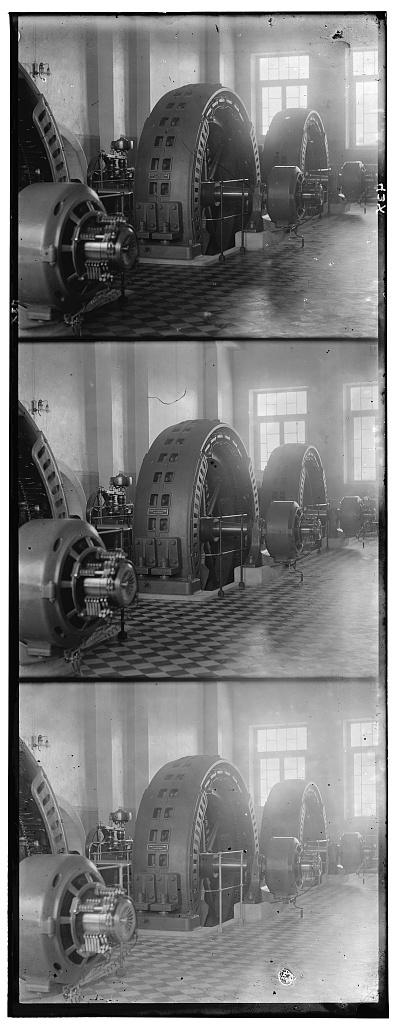
#> input picture Reconstruction of Sergei Prokudin Gorsky's Images using SSD/s1.jpg, 398 x 1024 px
$ jupyter execute 'Estimation of Metrics.ipynb'   (shell and % lines are left out)
#> lines starting #> are read from the running program, lines starting #| are printed output that depends on the picture
[cell 1]
import cv2
import numpy as np
from matplotlib import pyplot as plt

[cell 2]
img = cv2.imread('s1.jpg',1)
#> img is the input picture: shape (1024, 398, 3); min 0, max 255, mean 123.3
plt.imshow(img)

[cell 3]
#Cropping the image into three using array slicing in numpy
x = img[20:320,20:360]
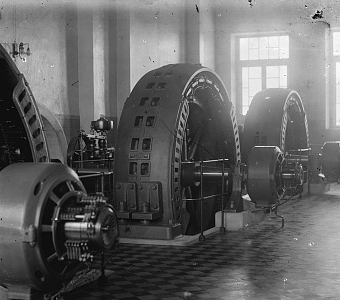
#> x: shape (300, 340, 3); min 0, max 255, mean 99.4
y = img[360:660,20:360]
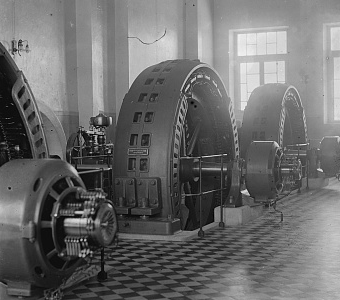
#> y: shape (300, 340, 3); min 0, max 242, mean 107.5
z = img[700:1000,20:360]
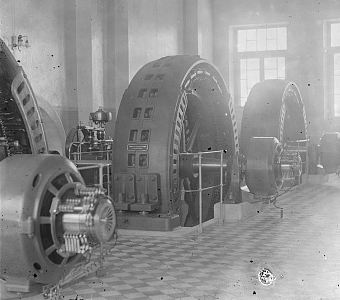
#> z: shape (300, 340, 3); min 0, max 255, mean 141.8
#Displaying the three images side by side
all = cv2.hconcat([x,y,x])
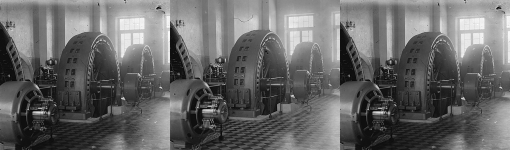
#> all: shape (300, 1020, 3) (shown at 1/2 size); min 0, max 255, mean 102.1
plt.imshow(all)

[cell 4]
b = x[:,:,0]
g = y[:,:,1]
r = z[:,:,2]

[cell 5]
plt.imshow(b)

[cell 6]
plt.imshow(g)

[cell 7]
def sad(A,B):
    result = (abs(A-B)).sum()
    return result

[cell 8]
def ssd(A,B):
    result = ((A-B)**2).sum()
    return result

[cell 9]
def ncc(A,B):
    return ((A/np.linalg.norm(A)) * (B/np.linalg.norm(B))).ravel().sum()

[cell 10]
sad(g,b)
#> in sad, `result = (abs(A-B)).sum()`: result = 9107637
#> Out = 9107637

[cell 11]
ssd(g,b)
#> in ssd, `result = ((A-B)**2).sum()`: result = 9234305
#> Out = 9234305

[cell 12]
ncc(g,b)
#> Out = 0.967

[cell 13]
def search_space_SAD(base,img):
    config = {}
    ####### RIGHT SEARCH #############
    for i in range(20):
        temp_img = np.pad(img,[(0,0),(0,i)],constant_values = 0)
        temp_img = temp_img[:300,i:] #image size = 10 x 10 ------> change size
        #print(temp_img)
        error = sad(base,temp_img)
        setting = 'R' + str(i)
        config[setting] = error
    ####### LEFT SEARCH #############
    for i in range(20):
        temp_img = np.pad(img,[(0,0),(i,0)],constant_values = 0)
        temp_img = temp_img[:300,:340] #image size = 10 x 10 ------> change size
        #print(temp_img)
        error = sad(base,temp_img)
        setting = 'L' + str(i)
        config[setting] = error
    ####### BOTTOM SEARCH #############
    for i in range(20):
        temp_img = np.pad(img,[(0,i),(0,0)],constant_values = 0)
        temp_img = temp_img[i:,:340] #image size = 10 x 10 ------> change size
        #print(temp_img)
        error = sad(base,temp_img)
        setting = 'B' + str(i)
        config[setting] = error
    ####### TOP SEARCH ################
    for i in range(20):
        temp_img = np.pad(img,[(i,0),(0,0)],constant_values = 0)
        temp_img = temp_img[:300,:340] #image size = 10 x 10 ------> change size
        #print(temp_img)
        error = sad(base,temp_img)
        setting = 'A' + str(i)
        config[setting] = error
    return config

[cell 14]
def search_space_SSD(base,img):
    config = {}
    ####### RIGHT SEARCH #############
    for i in range(20):
        temp_img = np.pad(img,[(0,0),(0,i)],constant_values = 0)
        temp_img = temp_img[:300,i:] #image size = 10 x 10 ------> change size
        #print(temp_img)
        error = ssd(base,temp_img)
        setting = 'R' + str(i)
        config[setting] = error
    ####### LEFT SEARCH #############
    for i in range(20):
        temp_img = np.pad(img,[(0,0),(i,0)],constant_values = 0)
        temp_img = temp_img[:300,:340] #image size = 10 x 10 ------> change size
        #print(temp_img)
        error = ssd(base,temp_img)
        setting = 'L' + str(i)
        config[setting] = error
    ####### BOTTOM SEARCH #############
    for i in range(20):
        temp_img = np.pad(img,[(0,i),(0,0)],constant_values = 0)
        temp_img = temp_img[i:,:340] #image size = 10 x 10 ------> change size
        #print(temp_img)
        error = ssd(base,temp_img)
        setting = 'B' + str(i)
        config[setting] = error
    ####### TOP SEARCH ################
    for i in range(20):
        temp_img = np.pad(img,[(i,0),(0,0)],constant_values = 0)
        temp_img = temp_img[:300,:340] #image size = 10 x 10 ------> change size
        #print(temp_img)
        error = ssd(base,temp_img)
        setting = 'A' + str(i)
        config[setting] = error
    return config

[cell 15]
def search_space_NCC(base,img):
    config = {}
    ####### RIGHT SEARCH #############
    for i in range(20):
        temp_img = np.pad(img,[(0,0),(0,i)],constant_values = 0)
        temp_img = temp_img[:300,i:] #image size = 10 x 10 ------> change size
        #print(temp_img)
        error = ncc(base,temp_img)
        setting = 'R' + str(i)
        config[setting] = error
    ####### LEFT SEARCH #############
    for i in range(20):
        temp_img = np.pad(img,[(0,0),(i,0)],constant_values = 0)
        temp_img = temp_img[:300,:340] #image size = 10 x 10 ------> change size
        #print(temp_img)
        error = ncc(base,temp_img)
        setting = 'L' + str(i)
        config[setting] = error
    ####### BOTTOM SEARCH #############
    for i in range(20):
        temp_img = np.pad(img,[(0,i),(0,0)],constant_values = 0)
        temp_img = temp_img[i:,:340] #image size = 10 x 10 ------> change size
        #print(temp_img)
        error = ncc(base,temp_img)
        setting = 'B' + str(i)
        config[setting] = error
    ####### TOP SEARCH ################
    for i in range(20):
        temp_img = np.pad(img,[(i,0),(0,0)],constant_values = 0)
        temp_img = temp_img[:300,:340] #image size = 10 x 10 ------> change size
        #print(temp_img)
        error = ncc(base,temp_img)
        setting = 'A' + str(i)
        config[setting] = error
    return config

[cell 16]
import time

[cell 17]
start1 = time.time()
SAD = search_space_SAD(g,b)
#> the loop in search_space_SAD, `for i in range(20):` made 20 passes
#> (result in sad, error) on passes 1 to 8: (9107637, 9107637), (8991260, 8991260), (9207633, 9207633), (9496643, 9496643), (9772767, 9772767), (10036592, 10036592), (10307634, 10307634), (10551829, 10551829)
#> after the loop in search_space_SAD, `for i in range(20):`: config = 20 items
#> the loop in search_space_SAD, `for i in range(20):` made 20 passes
#> (result in sad, error) on passes 1 to 8: (9107637, 9107637), (9250721, 9250721), (9376558, 9376558), (9495695, 9495695), (9604125, 9604125), (9666450, 9666450), (9734427, 9734427), (9780885, 9780885)
#> pass 3, in search_space_SAD, `temp_img = temp_img[:300,:340]`:
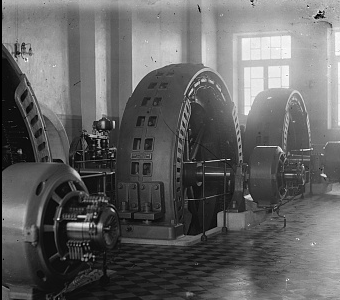
#> temp_img: shape (300, 340); min 0, max 255, mean 98.3
#> after the loop in search_space_SAD, `for i in range(20):`: config = 40 items
#> the loop in search_space_SAD, `for i in range(20):` made 20 passes
#> (result in sad, error) on passes 1 to 8: (9107637, 9107637), (8825892, 8825892), (8540333, 8540333), (8237830, 8237830), (7618775, 7618775), (7431468, 7431468), (7980005, 7980005), (8316511, 8316511)
#> pass 2, in search_space_SAD, `temp_img = temp_img[i:,:340]`:
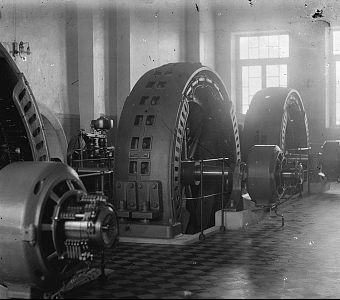
#> temp_img: shape (300, 340); min 0, max 255, mean 98.8
#> pass 3, in search_space_SAD, `temp_img = temp_img[i:,:340]`:
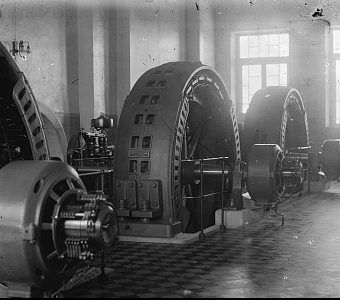
#> temp_img: shape (300, 340); min 0, max 255, mean 98.2
#> after the loop in search_space_SAD, `for i in range(20):`: config = 60 items
#> the loop in search_space_SAD, `for i in range(20):` made 20 passes
#> (result in sad, error) on passes 1 to 8: (9107637, 9107637), (9358065, 9358065), (9579268, 9579268), (9796323, 9796323), (9946157, 9946157), (10130560, 10130560), (10309194, 10309194), (10450890, 10450890)
#> pass 2, in search_space_SAD, `temp_img = temp_img[:300,:340]`:
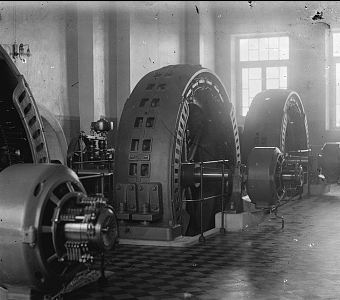
#> temp_img: shape (300, 340); min 0, max 255, mean 99.1
#> pass 3, in search_space_SAD, `temp_img = np.pad(img,[(i,0),(0,0)],constant_values = 0)`:
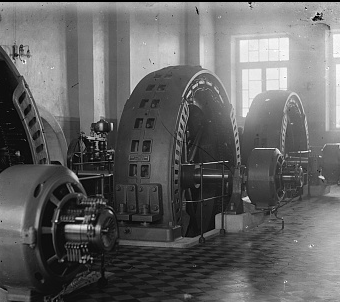
#> temp_img: shape (302, 340); min 0, max 255, mean 98.7
#> pass 3, in search_space_SAD, `temp_img = temp_img[:300,:340]`:
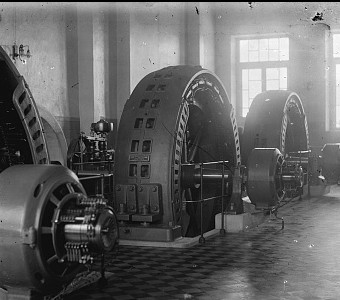
#> temp_img: shape (300, 340); min 0, max 255, mean 98.9
#> after the loop in search_space_SAD, `for i in range(20):`: config = 80 items
#> SAD = 80 items
end1 = time.time()
print(end1 - start1)

[cell 18]
start2 = time.time()
SSD = search_space_SSD(g,b)
#> the loop in search_space_SSD, `for i in range(20):` made 20 passes
#> (result in ssd, error) on passes 1 to 8: (9234305, 9234305), (9120274, 9120274), (9180057, 9180057), (9224917, 9224917), (9276771, 9276771), (9380586, 9380586), (9406692, 9406692), (9474931, 9474931)
#> after the loop in search_space_SSD, `for i in range(20):`: config = 20 items
#> the loop in search_space_SSD, `for i in range(20):` made 20 passes
#> (result in ssd, error) on passes 1 to 8: (9234305, 9234305), (9427277, 9427277), (9603248, 9603248), (9728889, 9728889), (9827155, 9827155), (9922898, 9922898), (10038869, 10038869), (10124127, 10124127)
#> after the loop in search_space_SSD, `for i in range(20):`: config = 40 items
#> the loop in search_space_SSD, `for i in range(20):` made 20 passes
#> (result in ssd, error) on passes 1 to 8: (9234305, 9234305), (9170530, 9170530), (9110447, 9110447), (8996990, 8996990), (8994923, 8994923), (9198362, 9198362), (9145603, 9145603), (9199491, 9199491)
#> after the loop in search_space_SSD, `for i in range(20):`: config = 60 items
#> the loop in search_space_SSD, `for i in range(20):` made 20 passes
#> (result in ssd, error) on passes 1 to 8: (9234305, 9234305), (9308507, 9308507), (9351438, 9351438), (9377889, 9377889), (9477493, 9477493), (9481236, 9481236), (9570914, 9570914), (9615248, 9615248)
#> after the loop in search_space_SSD, `for i in range(20):`: config = 80 items
#> SSD = 80 items
end2 = time.time()
print(end2 - start2)

[cell 19]
start3 = time.time()
NCC = search_space_NCC(g,b)
#> the loop in search_space_NCC, `for i in range(20):` made 20 passes
#> error on passes 1 to 8: 0.967, 0.965, 0.961, 0.956, 0.951, 0.946, 0.941, 0.936
#> after the loop in search_space_NCC, `for i in range(20):`: config = 20 items
#> the loop in search_space_NCC, `for i in range(20):` made 20 passes
#> error on passes 1 to 8: 0.967, 0.964, 0.96, 0.957, 0.953, 0.95, 0.947, 0.944
#> after the loop in search_space_NCC, `for i in range(20):`: config = 40 items
#> the loop in search_space_NCC, `for i in range(20):` made 20 passes
#> error on passes 1 to 8: 0.967, 0.968, 0.969, 0.97, 0.973, 0.972, 0.965, 0.96
#> after the loop in search_space_NCC, `for i in range(20):`: config = 60 items
#> the loop in search_space_NCC, `for i in range(20):` made 20 passes
#> error on passes 1 to 8: 0.967, 0.963, 0.959, 0.955, 0.952, 0.948, 0.944, 0.941
#> after the loop in search_space_NCC, `for i in range(20):`: config = 80 items
#> NCC = 80 items
end3 = time.time()
print(end3 - start3)

[cell 20]
lists = sorted(SAD.items()) # sorted by key, return a list of tuples
#> lists = 80 items, first 6: ('A0', 9107637), ('A1', 9358065), ('A10', 10887459), ('A11', 10964255), ('A12', 11044667), ('A13', 11114499)

x, y = zip(*lists) # unpack a list of pairs into two tuples
#> x = 80 items, first 6: 'A0', 'A1', 'A10', 'A11', 'A12', 'A13'; y = 80 values, max 12591540 at index 71, min 7431468 at index 35, mean 10075255.5

plt.plot(x, y)
plt.show()

[cell 21]
lists = sorted(SSD.items()) # sorted by key, return a list of tuples
#> lists = 80 items, first 6: ('A0', 9234305), ('A1', 9308507), ('A10', 9804169), ('A11', 9795265), ('A12', 9814179), ('A13', 9888579)

x, y = zip(*lists) # unpack a list of pairs into two tuples
#> y = 80 values, max 10599013 at index 50, min 8994923 at index 34, mean 9744391

plt.plot(x, y)
plt.show()

[cell 22]
lists = sorted(NCC.items()) # sorted by key, return a list of tuples
#> lists = 80 items, first 6: ('A0', 0.967), ('A1', 0.963), ('A10', 0.929), ('A11', 0.925), ('A12', 0.922), ('A13', 0.918)

x, y = zip(*lists) # unpack a list of pairs into two tuples
#> y = 80 values, max 0.973 at index 34, min 0.883 at index 71, mean 0.936

plt.plot(x, y)
plt.show()

$ run again, with Reconstruction of Sergei Prokudin Gorsky's Images using SSD/s5.jpg copied over Reconstruction of Sergei Prokudin Gorsky's Images using SSD/s1.jpg
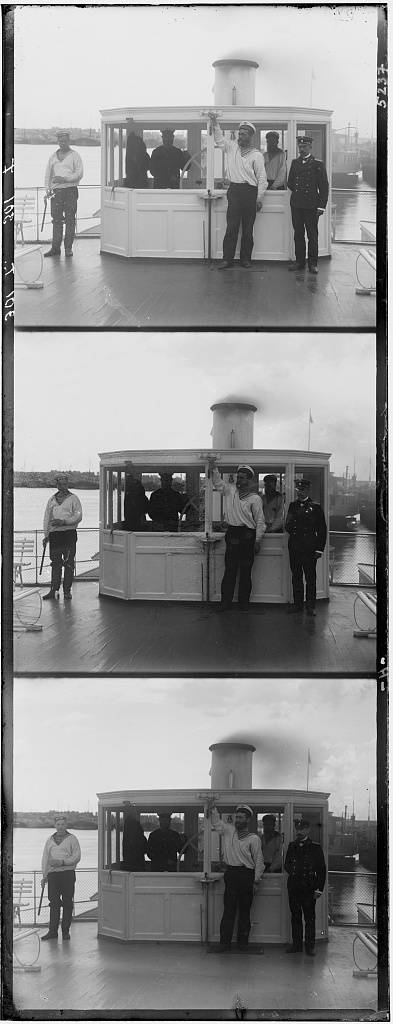
#> input picture Reconstruction of Sergei Prokudin Gorsky's Images using SSD/s5.jpg, 393 x 1024 px
#> img is the input picture: shape (1024, 393, 3); min 0, max 255, mean 143.1
#> `all = cv2.hconcat([x,y,x])`:
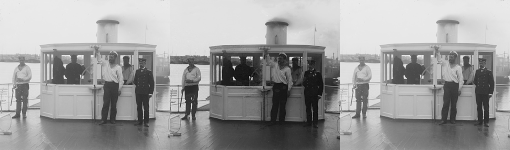
#> all: shape (300, 1020, 3) (shown at 1/2 size); min 0, max 255, mean 157
#> in sad, `result = (abs(A-B)).sum()`: result = 20921661
#> in ssd, `result = ((A-B)**2).sum()`: result = 10051875
#> `ncc(g,b)`: Out = 0.966
#> the loop in search_space_SAD, `for i in range(20):` made 20 passes
#> (result in sad, error) on passes 1 to 8: (20921661, 20921661), (21121673, 21121673), (21075865, 21075865), (20884117, 20884117), (20691473, 20691473), (20512962, 20512962), (20353254, 20353254), (20218943, 20218943)
#> after the loop in search_space_SAD, `for i in range(20):`: config = 20 items
#> the loop in search_space_SAD, `for i in range(20):` made 20 passes
#> (result in sad, error) on passes 1 to 8: (20921661, 20921661), (20800651, 20800651), (20677827, 20677827), (20560153, 20560153), (20491685, 20491685), (20392335, 20392335), (20264190, 20264190), (20157827, 20157827)
#> after the loop in search_space_SAD, `for i in range(20):`: config = 40 items
#> the loop in search_space_SAD, `for i in range(20):` made 20 passes
#> (result in sad, error) on passes 1 to 8: (20921661, 20921661), (20664366, 20664366), (20475399, 20475399), (20185927, 20185927), (19971200, 19971200), (19796742, 19796742), (19593117, 19593117), (19414316, 19414316)
#> after the loop in search_space_SAD, `for i in range(20):`: config = 60 items
#> the loop in search_space_SAD, `for i in range(20):` made 20 passes
#> (result in sad, error) on passes 1 to 8: (20921661, 20921661), (21106018, 21106018), (21308932, 21308932), (21459786, 21459786), (21294785, 21294785), (21124888, 21124888), (20974687, 20974687), (20854598, 20854598)
#> pass 3, in search_space_SAD, `temp_img = temp_img[:300,:340]`:
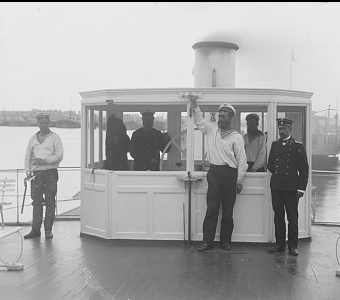
#> temp_img: shape (300, 340); min 0, max 255, mean 168.6
#> after the loop in search_space_SAD, `for i in range(20):`: config = 80 items
#> the loop in search_space_SSD, `for i in range(20):` made 20 passes
#> (result in ssd, error) on passes 1 to 8: (10051875, 10051875), (10121353, 10121353), (10031753, 10031753), (10068911, 10068911), (10076849, 10076849), (10096102, 10096102), (10119448, 10119448), (10124445, 10124445)
#> after the loop in search_space_SSD, `for i in range(20):`: config = 20 items
#> the loop in search_space_SSD, `for i in range(20):` made 20 passes
#> (result in ssd, error) on passes 1 to 8: (10051875, 10051875), (10058125, 10058125), (10006021, 10006021), (10019903, 10019903), (9990329, 9990329), (9934883, 9934883), (9892786, 9892786), (9854765, 9854765)
#> after the loop in search_space_SSD, `for i in range(20):`: config = 40 items
#> the loop in search_space_SSD, `for i in range(20):` made 20 passes
#> (result in ssd, error) on passes 1 to 8: (10051875, 10051875), (9964792, 9964792), (10003805, 10003805), (9962013, 9962013), (9894774, 9894774), (9927690, 9927690), (9914991, 9914991), (9880552, 9880552)
#> after the loop in search_space_SSD, `for i in range(20):`: config = 60 items
#> the loop in search_space_SSD, `for i in range(20):` made 20 passes
#> (result in ssd, error) on passes 1 to 8: (10051875, 10051875), (10145046, 10145046), (10188958, 10188958), (10185016, 10185016), (10266973, 10266973), (10282114, 10282114), (10270637, 10270637), (10255018, 10255018)
#> after the loop in search_space_SSD, `for i in range(20):`: config = 80 items
#> the loop in search_space_NCC, `for i in range(20):` made 20 passes
#> error on passes 1 to 8: 0.966, 0.966, 0.965, 0.96, 0.956, 0.953, 0.95, 0.947
#> after the loop in search_space_NCC, `for i in range(20):`: config = 20 items
#> the loop in search_space_NCC, `for i in range(20):` made 20 passes
#> error on passes 1 to 8: 0.966, 0.961, 0.957, 0.953, 0.95, 0.946, 0.942, 0.938
#> after the loop in search_space_NCC, `for i in range(20):`: config = 40 items
#> the loop in search_space_NCC, `for i in range(20):` made 20 passes
#> error on passes 1 to 8: 0.966, 0.963, 0.961, 0.959, 0.957, 0.956, 0.954, 0.953
#> after the loop in search_space_NCC, `for i in range(20):`: config = 60 items
#> the loop in search_space_NCC, `for i in range(20):` made 20 passes
#> error on passes 1 to 8: 0.966, 0.964, 0.962, 0.96, 0.954, 0.948, 0.943, 0.937
#> after the loop in search_space_NCC, `for i in range(20):`: config = 80 items
#> `lists = sorted(SAD.items())`: lists = 80 items, first 6: ('A0', 20921661), ('A1', 21106018), ('A10', 20485559), ('A11', 20368215), ('A12', 20258941), ('A13', 20174226)
#> `x, y = zip(*lists)`: x = 80 items, first 6: 'A0', 'A1', 'A10', 'A11', 'A12', 'A13'; y = 80 values, max 21459786 at index 13, min 17611963 at index 31, mean 19849944.5
#> `lists = sorted(SSD.items())`: lists = 80 items, first 6: ('A0', 10051875), ('A1', 10145046), ('A10', 10202259), ('A11', 10224993), ('A12', 10231053), ('A13', 10235040)
#> `x, y = zip(*lists)`: y = 80 values, max 10379794 at index 11, min 9641447 at index 31, mean 9992105.1
#> `lists = sorted(NCC.items())`: lists = 80 items, first 6: ('A0', 0.966), ('A1', 0.964), ('A10', 0.921), ('A11', 0.916), ('A12', 0.911), ('A13', 0.906)
#> `x, y = zip(*lists)`: y = 80 values, max 0.966 at index 61, min 0.877 at index 11, mean 0.935
